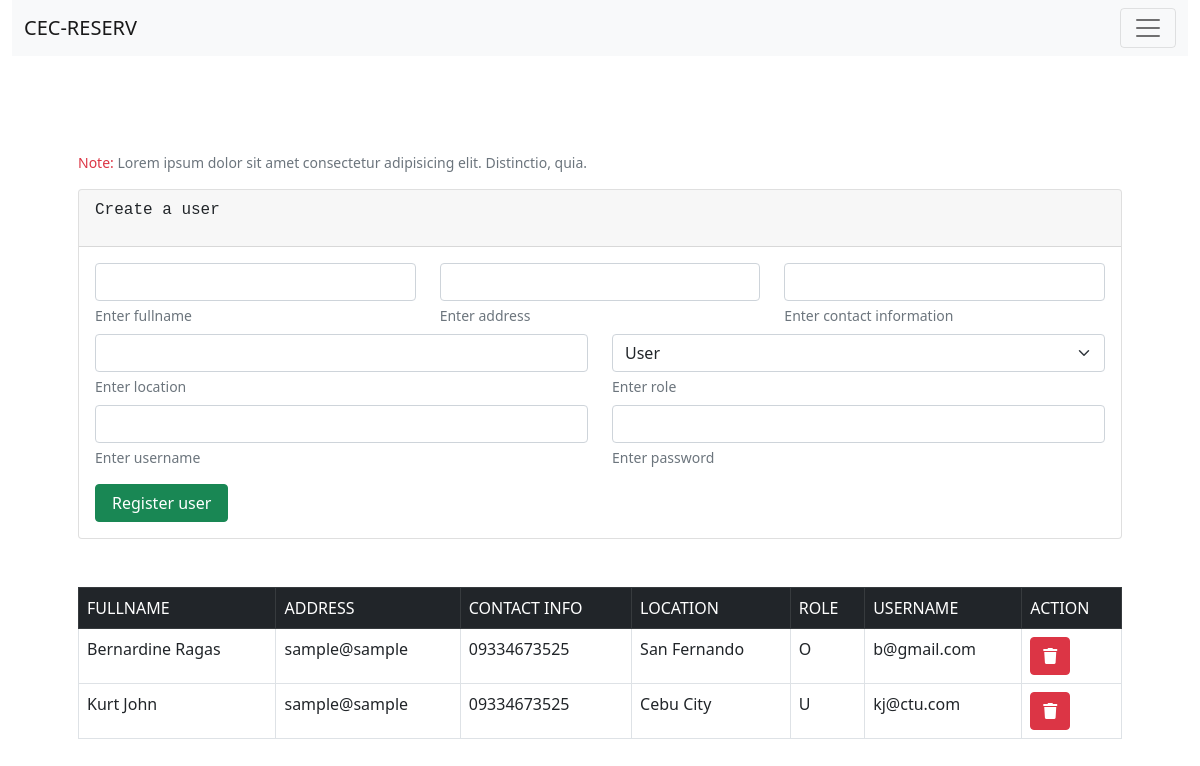
Before: /admin-views/add_user.php with the older database file.
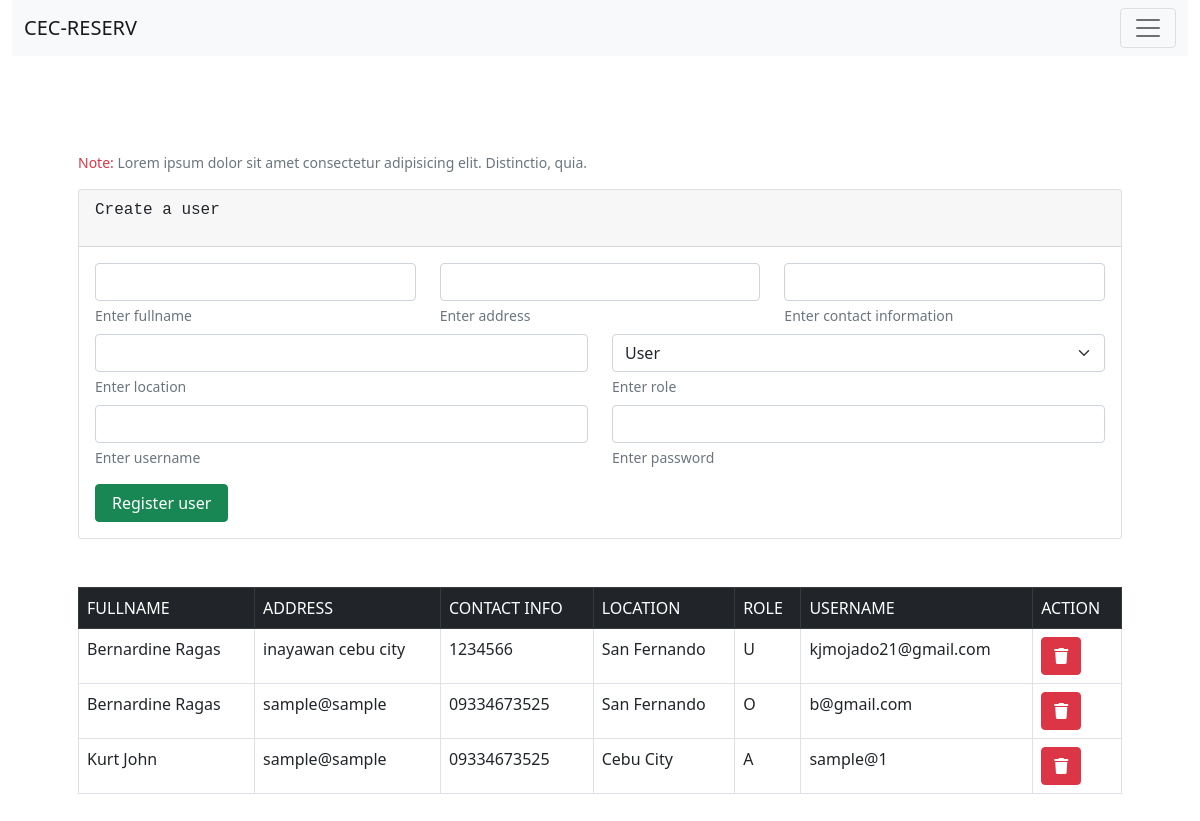
After: the same page with the newer database file.
### tables this page shows
CREATE TABLE `users` (
  `id` int(11) NOT NULL,
  `name` varchar(255) NOT NULL,
  `email` varchar(255) DEFAULT NULL,
  `contact` varchar(255) DEFAULT NULL,
  `location` varchar(255) DEFAULT NULL,
  `role` varchar(1) NOT NULL,
  `username` varchar(255) NOT NULL,
  `password` varchar(255) NOT NULL
);

### functions/admin-logic.php (called while the page is built, shortened)
<?php
function show($table_name){
    $conn = connect();
    $sql = "SELECT  * FROM $table_name ORDER BY id DESC";
    $result = $conn->query($sql);
    if($result->num_rows > 0){
       $rows = array();
       while($row  = $result->fetch_assoc()){
           $rows[] = $row;
       }
       return $rows;
    }else{
        return FALSE;
    }
}

### admin-views/add_user.php (the view, shortened to what this page needs)
<?php
include '../functions/admin-logic.php';
?>
<div class="container-fluid">
    <?php include 'admin-navbar.php';
    ?>
</div>
<div class="container my-5 p-5">
    <p class="small text-muted">
        <span class="text-danger">Note:</span>
        Lorem ipsum dolor sit amet consectetur adipisicing elit. Distinctio, quia.
    </p>
    <div class="card">
        <div class="card-header">
            <p class="font-monospace">Create a user</p>
        </div>
        <div class="card-body">
            <form action="" method="post">
                <div class="row">
                    <div class="col">
                        <input type="text" name="fullname" id="" class="form-control">
                        <div class="form-text">Enter fullname</div>
                    </div>
                    <div class="col">
                        <input type="text" name="address" id="" class="form-control">
                        <div class="form-text">Enter address</div>
                    </div>
                    <div class="col">
                        <input type="text" name="contact" id="" class="form-control">
                        <div class="form-text">Enter contact information</div>
                    </div>
                </div>
                <div class="row mt-2">
                    <div class="col">
                        <input type="text" name="location" id="" class="form-control">
                        <div class="form-text">Enter location</div>
                    </div>
                    <div class="col">
                        <select name="role" id="" class="form-select">
                            <option value="U">User</option>
                        </select>
                        <div class="form-text">Enter role</div>
                    </div>
                </div>
                <div class="row mt-2">
                    <div class="col">
                        <input type="text" name="username" id="" class="form-control">
                        <div class="form-text">Enter username</div>
                    </div>
                    <div class="col">
                        <input type="text" name="password" id="" class="form-control">
                        <div class="form-text">Enter password</div>
                    </div>
                </div>
                <button type="submit" name="register_user" class="btn btn-success px-3 mt-3">Register user</button>
            </form>
        </div>
    </div>
    <table class="table table-bordered mt-5">
        <thead class="table-dark">
            <td>FULLNAME</td>
            <td>ADDRESS</td>
            <td>CONTACT INFO</td>
            <td>LOCATION</td>
            <td>ROLE</td>
            <td>USERNAME</td>
            <td>ACTION</td>
        </thead>
        <tbody>
            <?php if(!empty(show('users'))): ?>
                <?php foreach(show('users') as $row): ?>
                    <tr>
                        <td><?php echo $row['name'] ?></td>
                        <td><?php echo $row['email'] ?></td>
                        <td><?php echo $row['contact'] ?></td>
                        <td><?php echo $row['location'] ?></td>
                        <td><?php echo $row['role'] ?></td>
                        <td><?php echo $row['username'] ?></td>
                        <td>
                            <a href="#" class="btn btn-danger"> <i class="fas fa-trash"></i> </a>
                        </td>
                    </tr>
                <?php endforeach; ?>
            <?php endif; ?>
        </tbody>
    </table>
</div>

Changed rows visible on the page:
added users: name "Bernardine Ragas", email "inayawan cebu city", contact "1234566", location "San Fernando", role "U", username "kjmojado21@gmail.com"
changed users "Kurt John": role "U" → "A"; username "kj@ctu.com" → "sample@1"
